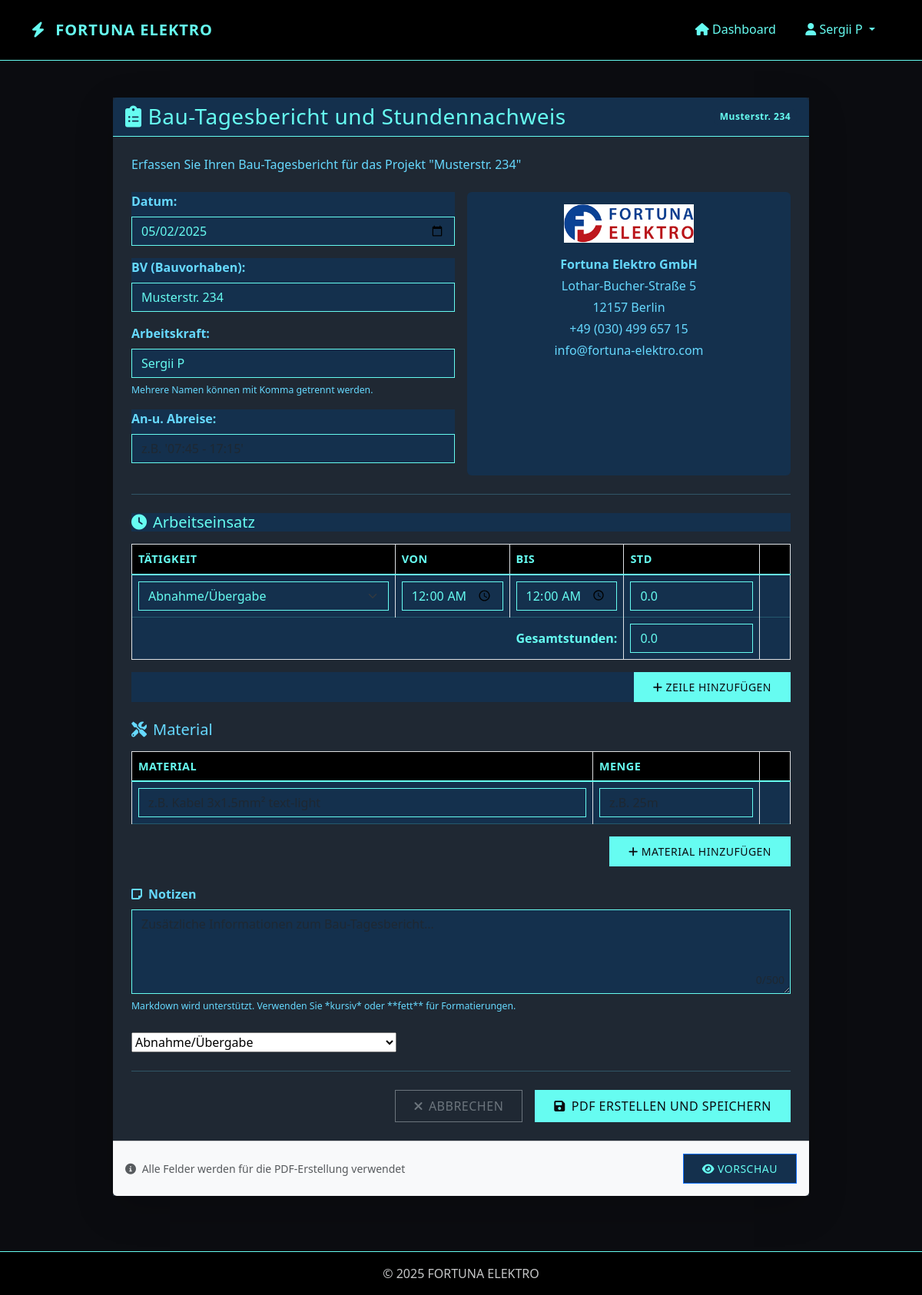
Page /project/1/timesheet/new (signed in) on the earlier database version.
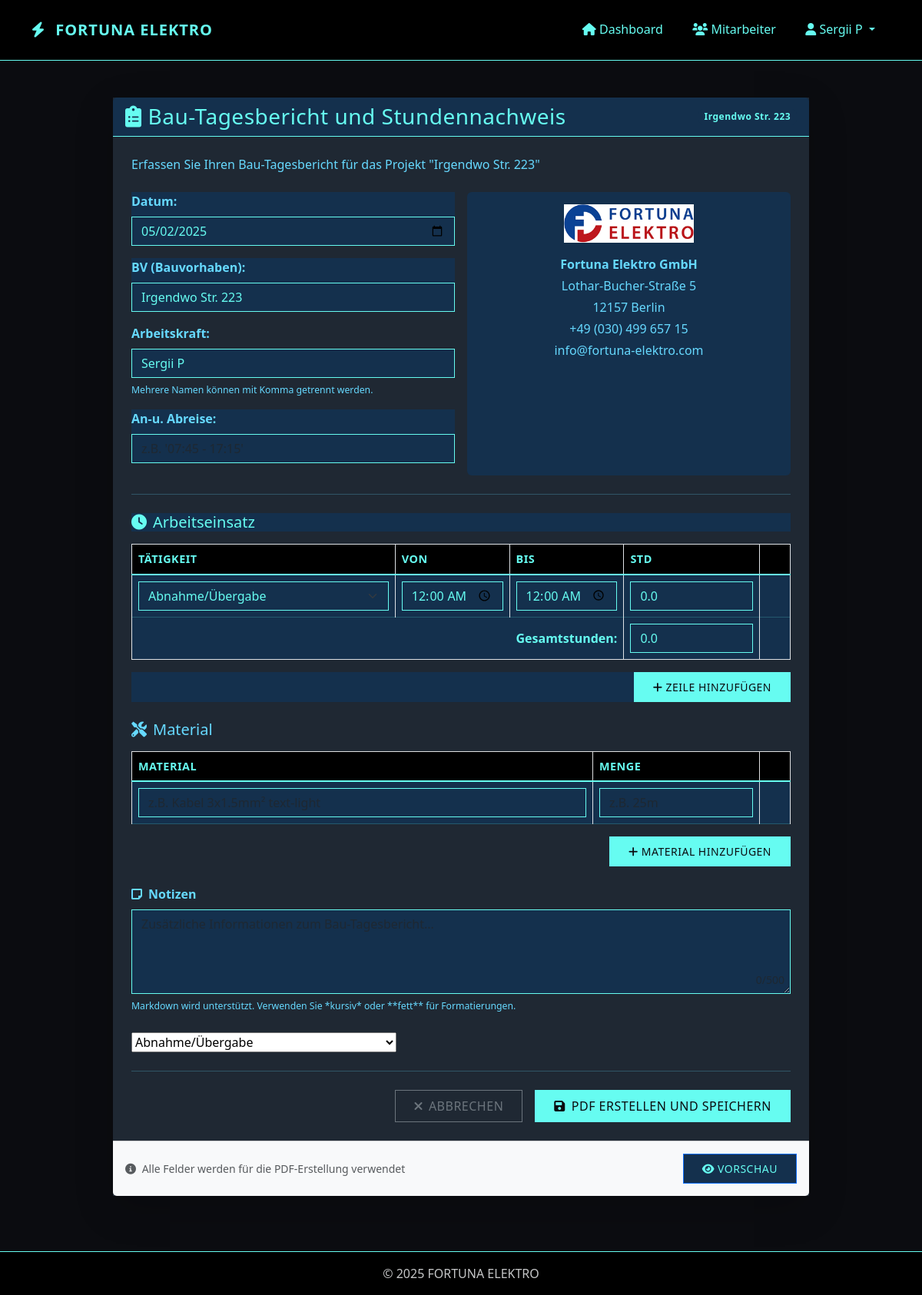
Same page on the later database version.
### app/models/project.py (models this page shows, shortened)
class Project(db.Model):
    id = db.Column(db.Integer, primary_key=True)
    name = db.Column(db.String(128), nullable=False)  # Adresse als Projektname
    description = db.Column(db.Text)
    start_date = db.Column(db.DateTime, default=datetime.utcnow)
    end_date = db.Column(db.DateTime)
    status = db.Column(db.String(20), default='in_bearbeitung')  # 'in_bearbeitung', 'abgeschlossen', 'archiviert'
    creator_id = db.Column(db.Integer, db.ForeignKey('user.id'), nullable=False)
    files = db.relationship('File', backref='project', lazy='dynamic', cascade='all, delete-orphan')
    timesheets = db.relationship('Timesheet', backref='project', lazy='dynamic', cascade='all, delete-orphan')

### app/routes/timesheets.py (the view, shortened to what this page needs)
@timesheets.route('/project/<int:project_id>/timesheet/new', methods=['GET', 'POST'])
@login_required
def new_timesheet(project_id):
    project = Project.query.get_or_404(project_id)
    form = TimesheetForm()
    if not form.date.data:
        form.date.data = datetime.utcnow().date()
    return render_template(
        'timesheets/new_fortuna.html',
        title='Neuer Bau-Tagesbericht',
        form=form,
        project=project,
        activity_choices=ACTIVITY_CHOICES,
        material_choices=MATERIAL_CHOICES
    )

### app/routes/timesheets.py
class TimesheetForm(FlaskForm):
    activity = SelectField('Tätigkeit', choices=ACTIVITY_CHOICES, validators=[DataRequired()])
    other_activity = StringField('Andere Tätigkeit (bitte angeben)')
    hours = FloatField('Stunden', validators=[DataRequired(), NumberRange(min=0.25, max=24)])
    date = DateField('Datum', format='%Y-%m-%d', validators=[DataRequired()])
    notes = TextAreaField('Notizen')
    submit = SubmitField('PDF erstellen und speichern')

### app/models/user.py (called while the page is built)
@login_manager.user_loader
def load_user(id):
    return User.query.get(int(id))

    def is_admin(self):
        return self.role == 'admin'

### app/templates/timesheets/new_fortuna.html (shortened to what the changed rows need)
{% extends 'base.html' %}
{% block content %}
<div class="container py-4">
    <div class="row justify-content-center">
        <div class="col-lg-10">
            <div class="card shadow-lg border-0 rounded-lg">
                <div class="card-header d-flex justify-content-between align-items-center" style="background-color: #14304d; color: var(--accent)">
                    <h3 class="mb-0">
                        <i class="fas fa-clipboard-list me-2"></i>Bau-Tagesbericht und Stundennachweis
                    </h3>
                    <span class="badge" style="background-color: #14304d; color: var(--accent)">{{ project.name }}</span>
                </div>
                <div class="card-body p-4">
                    <p class="text-muted mb-4">Erfassen Sie Ihren Bau-Tagesbericht für das Projekt "{{ project.name }}"</p>
                    <form method="POST" action="{{ url_for('timesheets.new_timesheet', project_id=project.id) }}" id="timesheet-form">
                        <div class="row g-3 mb-4">
                            <div class="col-md-6">
                                <div class="mb-3" style="background-color: #14304d; color: var(--accent)">
                                    <label for="bauvorhaben" class="form-label fw-bold">BV (Bauvorhaben):</label>
                                    <input type="text" class="form-control" id="bauvorhaben" name="bauvorhaben" value="{{ project.name }}" readonly>
                                </div>
                            </div>
                        </div>
                        <hr class="my-4">
                        <h5 class="mb-3" style="background-color: #14304d; color: var(--accent)"><i class="fas fa-clock me-2"></i>Arbeitseinsatz</h5>
                        <div class="table-responsive mb-4" >
                            <table class="table table-bordered" id="arbeitseinsatz-table" style="background-color: #14304d; color: var(--accent)">
                                <thead class="table" style="background-color: #14304d; color: var(--accent)">
                                    <tr style="background-color: #14304d; color: var(--accent)">
                                        <th style="width: 40%">Tätigkeit</th>
                                        <th>Von</th>
                                        <th>Bis</th>
                                        <th>Std</th>
                                        <th style="width: 40px"></th>
                                    </tr>
                                </thead>
                            </table>
                        </div>
                        <h5 class="mb-3"><i class="fas fa-tools me-2"></i>Material</h5>
                        <div class="table-responsive mb-4">
                            <table class="table table-bordered" id="material-table">
                                <thead class="table-light">
                                    <tr>
                                        <th style="width: 70%">Material</th>
                                        <th>Menge</th>
                                        <th style="width: 40px"></th>
                                    </tr>
                                </thead>
                            </table>
                        </div>
                        <div class="mb-4">
                        </div>
                        {{ form.activity(type="hidden", id="activity-hidden") }}
                        <hr class="my-4">
                        <div class="d-grid gap-2 d-md-flex justify-content-md-end">
                        </div>
                    </form>
                </div>
            </div>
        </div>
    </div>
</div>
{% endblock %}

### app/templates/base.html (shortened to what this page needs)
<!DOCTYPE html>
<html lang="de">
<head>
    <link href="https://cdn.jsdelivr.net/npm/bootstrap@5.3.0/dist/css/bootstrap.min.css" rel="stylesheet">
    <link rel="stylesheet" href="https://cdnjs.cloudflare.com/ajax/libs/font-awesome/6.0.0/css/all.min.css">
    <link rel="stylesheet" href="{{ url_for('static', filename='css/style.css') }}">
</head>
<body>
    <nav class="navbar navbar-expand-lg navbar-dark mb-4">
        <div class="container">
            <a class="navbar-brand" href="{{ url_for('dashboard.index') }}">
                <i class="fas fa-bolt"></i> FORTUNA ELEKTRO
            </a>
            <div class="collapse navbar-collapse" id="navbarNav">
                <ul class="navbar-nav ms-auto">
                    {% if current_user.is_authenticated %}
                        <li class="nav-item">
                            <a class="nav-link" href="{{ url_for('dashboard.index') }}">
                                <i class="fas fa-home"></i> Dashboard
                            </a>
                        </li>
                        {% if current_user.is_admin() %}
                            <li class="nav-item">
                                <a class="nav-link" href="{{ url_for('admin.list_users') }}">
                                    <i class="fas fa-users"></i> Mitarbeiter
                                </a>
                            </li>
                        {% endif %}
                        <li class="nav-item dropdown">
                            <a class="nav-link dropdown-toggle" href="#" role="button" data-bs-toggle="dropdown">
                                <i class="fas fa-user"></i> {{ current_user.username }}
                            </a>
                        </li>
                    {% else %}
                        <li class="nav-item">
                            <a class="nav-link" href="{{ url_for('auth.login') }}">
                                <i class="fas fa-sign-in-alt"></i> Anmelden
                            </a>
                        </li>
                    {% endif %}
                </ul>
            </div>
        </div>
    </nav>
    <div class="container mb-5">
        {% block content %}{% endblock %}
    </div>
    <footer class="footer mt-auto py-3">
        <div class="container text-center">
            <span class="text-muted">&copy; 2025 FORTUNA ELEKTRO </span>
        </div>
    </footer>
</body>
</html>

Differences in the rows shown:
changed User "Sergii P": role "installateur" → "admin" (drawn)
changed Project: name "Musterstr. 234" → "Irgendwo Str. 223"; bauvorhaben "Musterstr. 234" → "Irgendwo Str. 223"
Other differences:
text now shown: "Mitarbeiter"
